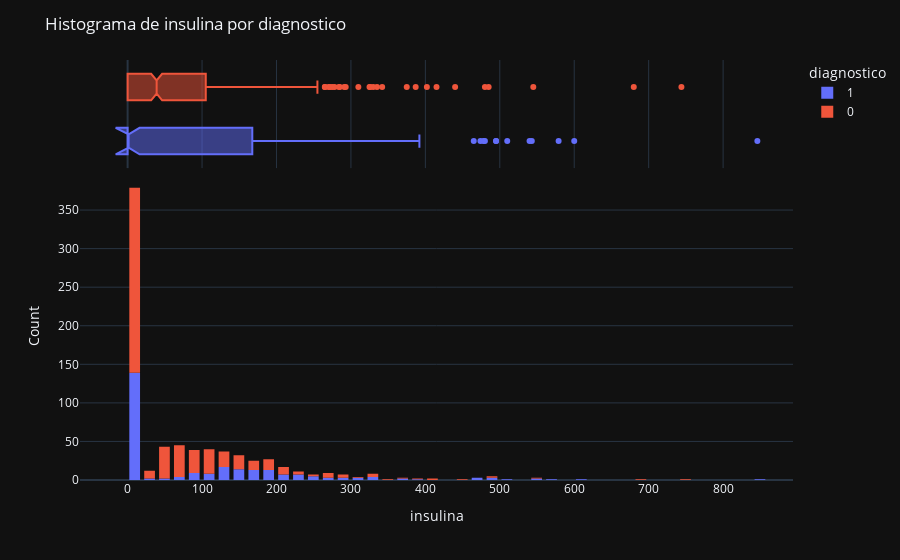

Here is the notebook cell this chart was saved with:
### Markdown cell above
##### 1.2.1.5 Feature Insulina

### Code cell
print_feature_distribution(original_dataset, 'insulina')

### Figure 1 — Plotly figure (JSON) as saved in the notebook; plotly's stock layout.template omitted (floating-point values rounded to 4 significant figures; data arrays with more than 128 entries replaced by an {"elided": "..."} marker saying what was removed)
{"data": [{"alignmentgroup": "True", "bingroup": "x", "hovertemplate": "diagnostico=1<br>insulina=%{x}<br>count=%{y}<extra></extra>", "legendgroup": "1", "marker": {"color": "#636efa", "pattern": {"shape": ""}}, "name": "1", "offsetgroup": "1", "orientation": "v", "showlegend": true, "type": "histogram", "x": {"elided": "268 int values"}, "xaxis": "x", "yaxis": "y"}, {"alignmentgroup": "True", "hovertemplate": "diagnostico=1<br>insulina=%{x}<extra></extra>", "legendgroup": "1", "marker": {"color": "#636efa"}, "name": "1", "notched": true, "offsetgroup": "1", "showlegend": false, "type": "box", "x": {"elided": "268 int values"}, "xaxis": "x2", "yaxis": "y2"}, {"alignmentgroup": "True", "bingroup": "x", "hovertemplate": "diagnostico=0<br>insulina=%{x}<br>count=%{y}<extra></extra>", "legendgroup": "0", "marker": {"color": "#EF553B", "pattern": {"shape": ""}}, "name": "0", "offsetgroup": "0", "orientation": "v", "showlegend": true, "type": "histogram", "x": {"elided": "500 int values"}, "xaxis": "x", "yaxis": "y"}, {"alignmentgroup": "True", "hovertemplate": "diagnostico=0<br>insulina=%{x}<extra></extra>", "legendgroup": "0", "marker": {"color": "#EF553B"}, "name": "0", "notched": true, "offsetgroup": "0", "showlegend": false, "type": "box", "x": {"elided": "500 int values"}, "xaxis": "x2", "yaxis": "y2"}], "layout": {"bargap": 0.2, "bargroupgap": 0.1, "barmode": "relative", "legend": {"title": {"text": "diagnostico"}, "tracegroupgap": 0}, "margin": {"t": 60}, "title": {"text": "Histograma de insulina por diagnostico"}, "xaxis": {"anchor": "y", "domain": [0, 1], "title": {"text": "insulina"}}, "xaxis2": {"anchor": "y2", "domain": [0, 1], "matches": "x", "showgrid": true, "showticklabels": false}, "yaxis": {"anchor": "x", "domain": [0, 0.7326], "title": {"text": "Count"}}, "yaxis2": {"anchor": "x2", "domain": [0.7426, 1], "matches": "y2", "showgrid": false, "showline": false, "showticklabels": false, "ticks": ""}}}
